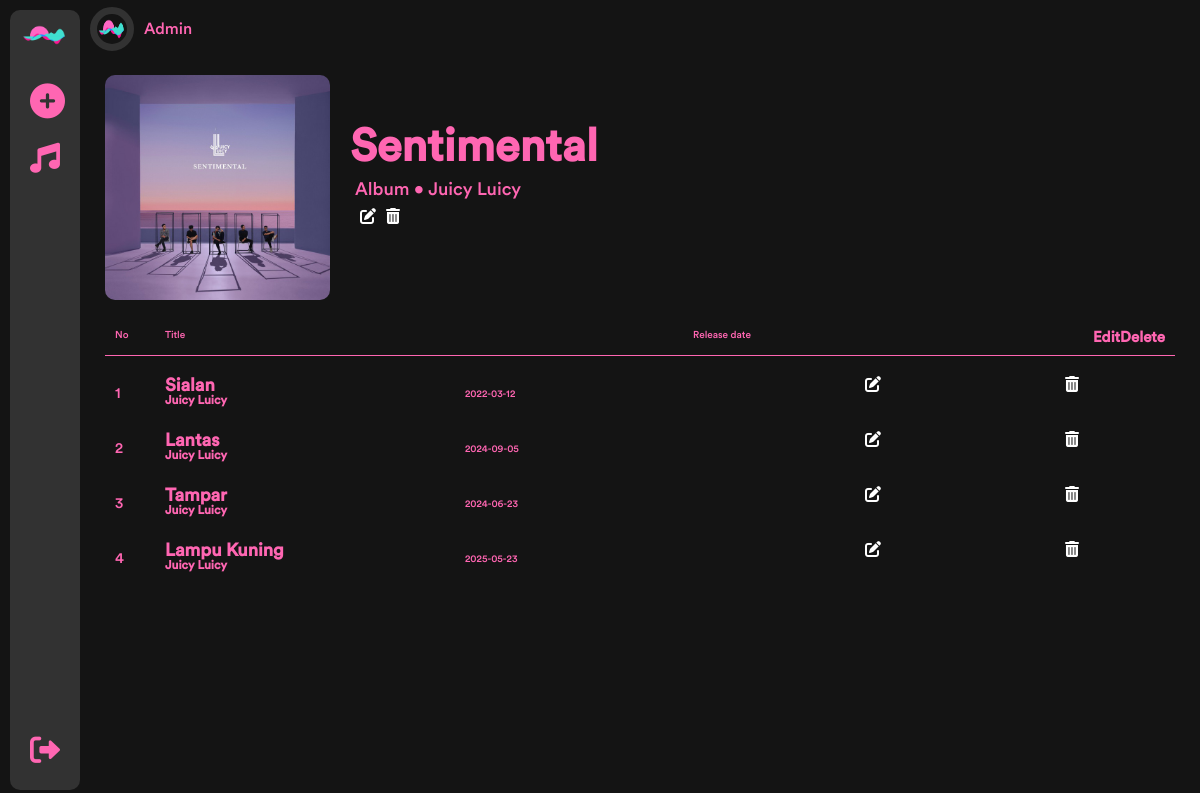
Screenshot of /daftar_lagu_admin.php?id_album=30 with the database file from the repository.
### tables this page shows
CREATE TABLE `album` (
  `id_album` int(10) NOT NULL,
  `nama_album` varchar(255) NOT NULL,
  `artis` varchar(255) NOT NULL,
  `sampul_album` varchar(255) NOT NULL
);

CREATE TABLE `lagu` (
  `id_lagu` int(10) NOT NULL,
  `judul_lagu` varchar(255) NOT NULL,
  `tanggal_rilis` date NOT NULL,
  `lirik_lagu` varchar(255) NOT NULL,
  `file_lagu` varchar(255) NOT NULL,
  `id_album` int(10) NOT NULL
);

### daftar_lagu_admin.php (the view, shortened to what this page needs)
<?php
require 'koneksi.php';
$id_album = $_GET['id_album'];
$album_result = $conn->query("SELECT * FROM album WHERE id_album = '$id_album'");
$album = $album_result->fetch_assoc();
$song_result = $conn->query("SELECT * FROM lagu WHERE id_album = '$id_album'");
?>
<!DOCTYPE html>
<html lang="en">
<head>
    <link rel="stylesheet" href="css/style.css" />
    <link rel="stylesheet" href="css/tambah_lagu.css" />
    <link rel="stylesheet" href="css/responsive.css" />
    <link rel="stylesheet" href="https://cdnjs.cloudflare.com/ajax/libs/font-awesome/6.0.0-beta3/css/all.min.css">
</head>
<body>
    <div class="container">
        <?php require 'layout/sidebarAdmin.php'; ?>
        <div class="main-content">
            <nav class="navbar">
                <div class="account">
                    <img src="Logo/logo.png" alt="Profile" class="profile-img">
                    <span>Admin</span>
                </div>
            </nav>
            <div class="main-content-body">
                <div class="album-detail">
                    <img src="sampul/<?php echo $album['sampul_album']; ?>" alt="Album Cover" class="album">
                    <div class="album-details">
                        <h1><?php echo $album['nama_album']; ?></h1>
                        <p>Album • <?php echo $album['artis']; ?></p>
                        <div class="album-controls">
                            <a href="edit_album.php?id_album=<?php echo $id_album; ?>" class="btn-edit"><i class="fa-solid fa-pen-to-square"></i></a>
                            <a href="delete_album.php?id_album=<?php echo $id_album; ?>" class="btn-delete"  onclick="return confirm('Apakah Anda yakin ingin menghapus album ini?');"><i class="fa-solid fa-trash-can"></i></a>
                        </div>
                    </div>
                </div>
                <div class="song-list">
                    <div class="song-header">
                        <div class="song-no">No</div>
                        <div class="song-title">Title</div>
                        <div class="song-release">Release date</div>
                        <div class="song-edit">Edit</div>
                        <div class="song-delete">Delete</div>
                    </div>
                    <?php
                    $no = 1;
                    while ($song = $song_result->fetch_assoc()) {
                        echo '
                        <div class="song-item">
                            <div class="song-no">' . $no++ . '</div>
                            <div class="song-title">' . $song['judul_lagu'] . '<br><span>' . $album['artis'] . '</span></div>
                            <div class="song-release">' . $song['tanggal_rilis'] . '</div>
                            <div class="song-edit"><a href="edit_song.php?id_lagu=' . $song['id_lagu'] . '"><i class="fa-solid fa-pen-to-square"></i></a></div>
                            <div class="song-delete"><a href="delete_song.php?id_lagu=' . $song['id_lagu'] . '"><i class="fa-solid fa-trash-can"></i></a></div>
                        </div>';
                    }
                    ?>
                </div>
            </div>
        </div>
    </div>
</body>
</html>

### css/style.css (style rules this page uses)
html { scroll-behavior: smooth; }
html, body { overflow-x: hidden; background-color: #141414; }
body { font-family: "circular_stdmedium"; padding: 0px; margin: 0; overflow-x: hidden; }
a { text-decoration: none; color: white; }

### css/tambah_lagu.css (style rules this page uses)
.container { display: flex; height: 100vh; background-color: #141414; color: #ffffff; }
.navbar { display: flex; align-items: center; justify-content: space-between; padding: 7px; padding-left: 0px; color: #ffffff; position: absolute; z-index: 1000; width: calc(100% - 10px); }
.navbar .account { display: flex; align-items: center; gap: 10px; color: #ff66b2; }
.navbar .account span { font-size: 16px; color: #ff66b2; }
.navbar .account img.profile-img { width: 30px; height: 30px; border-radius: 50%; border : 7px solid #323232; margin-bottom: 0; }
.navbar .account { background-color: #141414; }
.main-content { flex: 1; overflow-y: auto; color: #ffffff; position: relative; overflow-x: hidden; }
.song-title { font-size: 20px; color: #ff66b2; margin: 0; font-weight: bold; }
.main-content-body { margin-left: calc(100hv - 249px); margin-right: calc(100hv - 249px); margin-top: 60px; border-radius: 10px; width: calc(100% - 40px); height: calc(85.5vh - 5px); margin-bottom: 50pxpx; overflow-y: auto; overflow-x: hidden; padding: 15px; }
.main-content-body h1 { color: #ff66b2; font-size: 36px; margin: 10px; margin-left: 0px; }
.album { width: 225px; height: 225px; border-radius: 10px; }
.album-detail { display: flex; justify-content: left; align-items: left; gap: 10px; border-radius: 10px; }
.album-details { display: block; justify-content: left; align-items: left; gap: 10px; padding: 10px; padding-top: 30px; border-radius: 10px; margin-top: 10px; }
.album-details h1 { color: #ff66b2; font-size: 45px; background-color: #141414; }
.album-details p { color: #ff66b2; font-size: 18px; background-color: #141414; margin: 5px; }
.album-controls { display: flex; justify-content: left; align-items: left; gap: 10px; border-radius: 10px; margin: 10px; background: none; border: none; color: #ff66b2; }
.song-list { width: 100%; margin-top: 20px; border-collapse: collapse; }
.song-header, .song-item { display: flex; padding: 10px; color: #ff66b2; }
.song-header .song-no { font-size: 10px; font-weight: lighter; }
.song-header .song-title { font-size: 10px; font-weight: lighter; }
.song-header .song-release { font-size: 10px; font-weight: lighter; }
.song-item .song-no { font-size: 15px; display: flex; align-items: center; justify-content: left; }
.song-item .song-title { font-size: 18px; font-weight: bold; }
.song-item .song-title span { font-size: 12px; color: #ff66b2; }
.song-item .song-release { font-size: 10px; align-items: center; display: flex; }
.song-header { font-weight: bold; border-bottom: 1px solid #ff66b2; margin-bottom: 10px; font-size: 15px; }
.song-header .song-no, .song-item .song-no { flex: 0 0 50px; text-align: left; color: #ff66b2; }
.song-header .song-title, .song-item .song-title { flex: 1; text-align: left; color: #ff66b2; }
.song-header .song-release, .song-item .song-release { flex: 0 0 400px; text-align: left; color: #ff66b2; }
.song-header .song-duration, .song-item .song-edit { flex: 0 0 200px; text-align: left; color: #ff66b2; display: flex; }
.song-header .song-duration, .song-item .song-delete { flex: 0 0 100px; text-align: left; color: #ff66b2; }
.song-item { transition: background-color 0.3s; border-radius: 10px; height: 35px; }
.song-item .song-title, .song-item .song-release, .song-item .song-duration, .song-item .song-no, .song-item .song-title span { transition: background-color 0.3s; }
.song-title span { display: block; font-size: 12px; color: #b3b3b3; }
.account { display: flex; justify-items: center; justify-content: left; align-items: center; gap: 10px; color: #141414; background-color: #ff66b2; }
.account img.profile-img { width: 15px; height: 30px; border-radius: 50%; border : 7px solid #141414; margin-bottom: 0; }

### rows the page displays
album: sampul_album (picture), nama_album "Sentimental", artis "Juicy Luicy"
lagu: judul_lagu "Sialan", id_album.artis "Juicy Luicy", tanggal_rilis "2022-03-12"
lagu: judul_lagu "Lantas", id_album.artis "Juicy Luicy", tanggal_rilis "2024-09-05"
lagu: judul_lagu "Tampar", id_album.artis "Juicy Luicy", tanggal_rilis "2024-06-23"
lagu: judul_lagu "Lampu Kuning", id_album.artis "Juicy Luicy", tanggal_rilis "2025-05-23"
